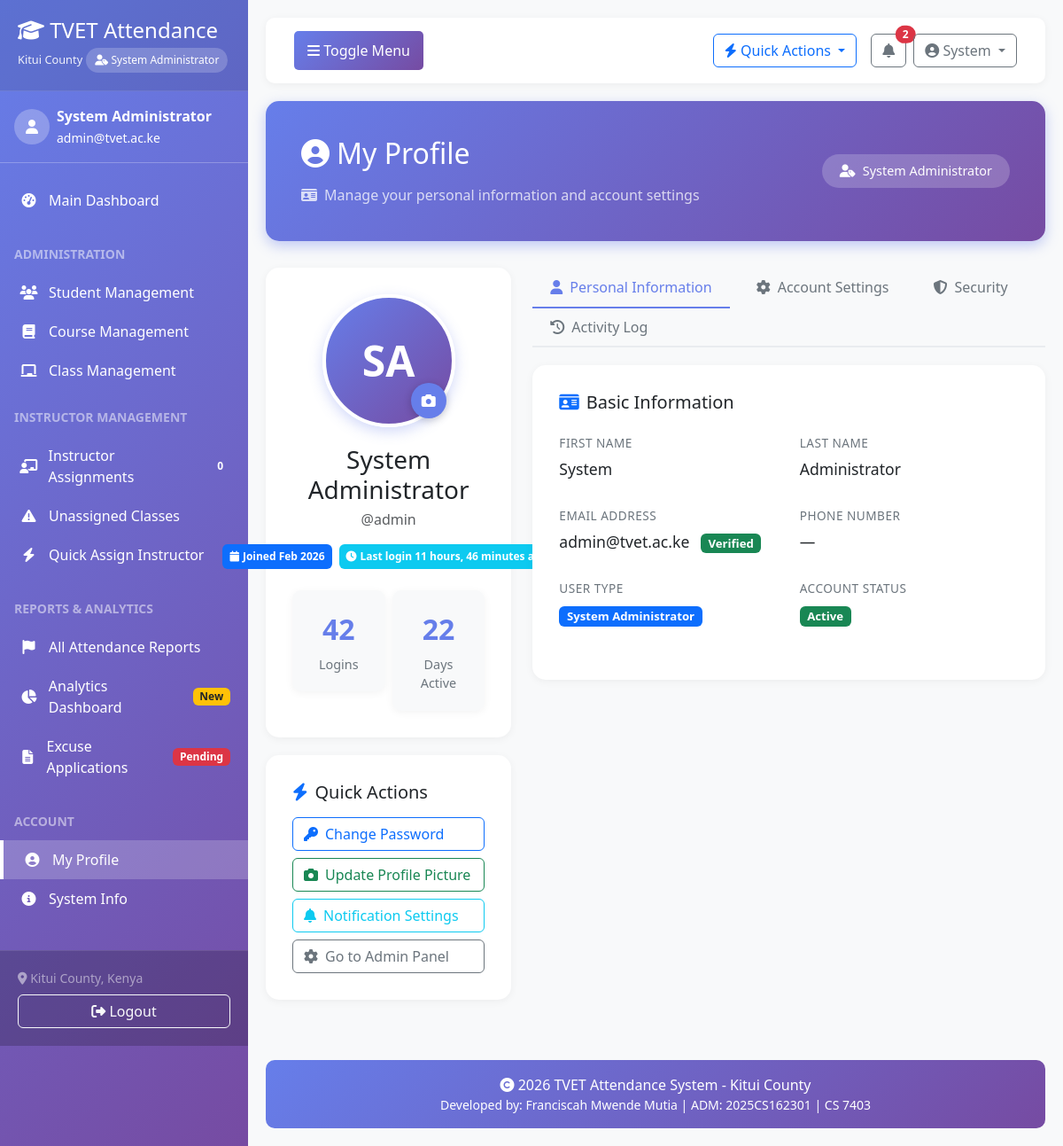
The app's page /accounts/profile/ (signed in), older data.
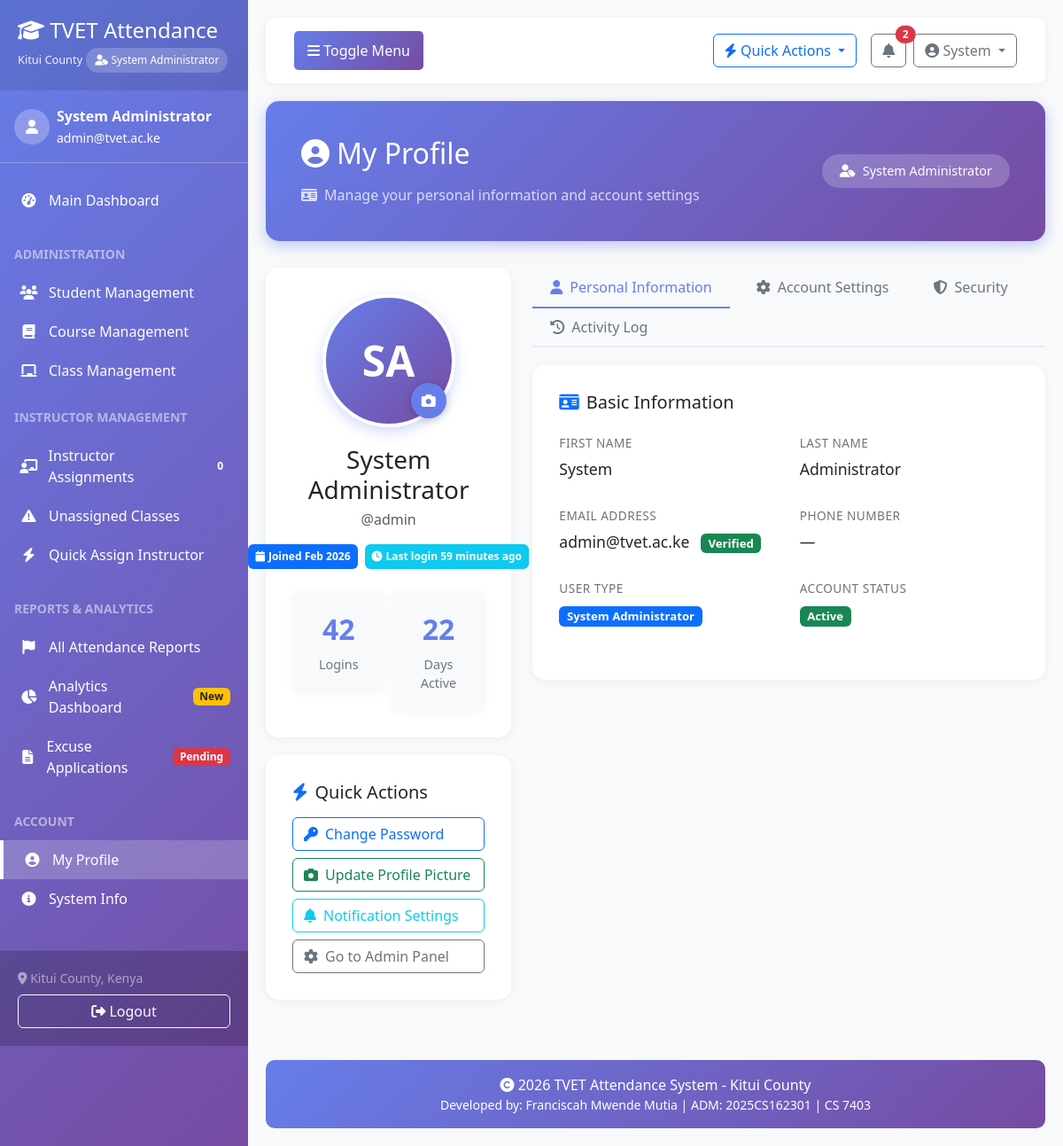
The same page, newer data.
### accounts/models.py (models this page shows, shortened)
class User(AbstractUser):
    USER_TYPE_CHOICES = (
        ('admin', 'System Administrator'),
        ('instructor', 'Instructor/Lecturer'),
        ('student', 'Student'),
        ('registrar', 'Registrar'),
        ('hod', 'Head of Department'),
    )
    ACCOUNT_STATUS_CHOICES = (
        ('pending', 'Pending Approval'),
        ('approved', 'Approved'),
        ('rejected', 'Rejected'),
        ('suspended', 'Suspended'),
    )
    user_type = models.CharField(max_length=20, choices=USER_TYPE_CHOICES, default='student')
    phone_number = models.CharField(max_length=15, blank=True, null=True)
    profile_picture = models.ImageField(upload_to='profile_pics/', blank=True, null=True)
    department = models.CharField(max_length=100, blank=True, null=True)
    account_status = models.CharField(max_length=20, choices=ACCOUNT_STATUS_CHOICES, default='pending')
    approved_by = models.ForeignKey('self', on_delete=models.SET_NULL, null=True, blank=True, related_name='approved_users')
    approved_at = models.DateTimeField(null=True, blank=True)
    rejection_reason = models.TextField(blank=True, null=True)
    created_at = models.DateTimeField(auto_now_add=True)
    updated_at = models.DateTimeField(auto_now=True)
    def approve(self, admin_user):
        """Approve this user account"""
        self.account_status = 'approved'
        self.approved_by = admin_user
        self.approved_at = timezone.now()
        self.is_active = True
        self.save()
    class Meta:
        verbose_name = 'User'
        verbose_name_plural = 'Users'
        permissions = [
            ('approve_users', 'Can approve user accounts'),
            ('manage_users', 'Can manage all users'),
        ]

### accounts/views.py (the view)
# urls.py: path('profile/', views.profile_view, name='profile'),
@login_required
def profile_view(request):
    if request.method == 'POST':
        form = ProfileUpdateForm(request.POST, request.FILES, instance=request.user)
        if form.is_valid():
            form.save()
            messages.success(request, 'Your profile has been updated successfully!')
            return redirect('profile')
    else:
        form = ProfileUpdateForm(instance=request.user)
    context = {
        'form': form,
        'user': request.user,
    }
    return render(request, 'accounts/profile.html', context)

### templates/accounts/profile.html (shortened to what the changed rows need)
{% extends 'base.html' %}
{% load static %}
{% block content %}
<div class="profile-header">
    <div class="row align-items-center">
        <div class="col-md-8">
            <h1 class="h2 mb-3">
                <i class="fas fa-user-circle me-2"></i>My Profile
            </h1>
        </div>
        <div class="col-md-4 text-md-end">
            <span class="badge-role">
                <i class="fas fa-user-tag me-2"></i>{{ user.get_user_type_display|default:user.user_type|title }}
            </span>
        </div>
    </div>
</div>
<div class="row">
    <div class="col-md-4">
        <div class="profile-card text-center">
            <div class="profile-picture-container">
                {% if user.profile_picture %}
                    <img src="{{ user.profile_picture.url }}" alt="Profile" class="profile-picture">
                {% else %}
                    <div class="profile-picture-placeholder">
                        {{ user.first_name|first|upper }}{{ user.last_name|first|upper }}
                    </div>
                {% endif %}
                <a href="#" class="edit-profile-btn" data-bs-toggle="modal" data-bs-target="#uploadPictureModal">
                    <i class="fas fa-camera"></i>
                </a>
            </div>
            <h3 class="mb-1">{{ user.get_full_name }}</h3>
            <p class="text-muted mb-3">@{{ user.username }}</p>
            <div class="d-flex justify-content-center gap-2 mb-4">
                <span class="badge bg-primary p-2">
                    <i class="fas fa-calendar me-1"></i>Joined {{ user.date_joined|date:"M Y" }}
                </span>
                <span class="badge bg-info p-2">
                    <i class="fas fa-clock me-1"></i>Last login {{ user.last_login|timesince }} ago
                </span>
            </div>
            <div class="row g-2">
                <div class="col-6">
                </div>
                <div class="col-6">
                </div>
            </div>
        </div>
    </div>
    <div class="col-md-8">
        <div class="tab-content">
            <div class="tab-pane fade show active" id="personal">
                <div class="profile-card">
                    <div class="row">
                        <div class="col-md-6">
                            <div class="info-label">First Name</div>
                            <div class="info-value">{{ user.first_name|default:"—" }}</div>
                        </div>
                        <div class="col-md-6">
                            <div class="info-label">Last Name</div>
                            <div class="info-value">{{ user.last_name|default:"—" }}</div>
                        </div>
                    </div>
                    <div class="row">
                        <div class="col-md-6">
                            <div class="info-label">Email Address</div>
                            <div class="info-value">
                                {{ user.email|default:"—" }}
                                {% if user.email %}
                                    <span class="badge bg-success ms-2">Verified</span>
                                {% endif %}
                            </div>
                        </div>
                        <div class="col-md-6">
                            <div class="info-label">Phone Number</div>
                            <div class="info-value">{{ user.phone_number|default:"—" }}</div>
                        </div>
                    </div>
                    <div class="row">
                        <div class="col-md-6">
                            <div class="info-value">
                                <span class="badge bg-primary">{{ user.get_user_type_display|default:user.user_type|title }}</span>
                            </div>
                        </div>
                    </div>
                </div>
            </div>
        </div>
    </div>
</div>
{% endblock %}

### templates/base.html (shortened to what the changed rows need)
<!DOCTYPE html>
<html lang="en">
<head>
    <link href="https://cdn.jsdelivr.net/npm/bootstrap@5.3.0-alpha1/dist/css/bootstrap.min.css" rel="stylesheet">
    <link rel="stylesheet" href="https://cdnjs.cloudflare.com/ajax/libs/font-awesome/6.4.0/css/all.min.css">
    <link href="https://cdn.jsdelivr.net/npm/select2@4.1.0-rc.0/dist/css/select2.min.css" rel="stylesheet" />
    <link href="https://cdn.jsdelivr.net/npm/select2-bootstrap-5-theme@1.3.0/dist/select2-bootstrap-5-theme.min.css" rel="stylesheet" />
</head>
<body>
    <div id="wrapper">
        <nav id="sidebar">
            <div class="sidebar-header">
                <h3><i class="fas fa-graduation-cap"></i> TVET Attendance</h3>
                <small>Kitui County</small>
                {% if user.is_authenticated %}
                    <div class="role-badge">
                        <i class="fas fa-user-tag"></i>
                        {{ user.get_user_type_display|default:user.user_type|title }}
                    </div>
                {% endif %}
            </div>
            {% if user.is_authenticated %}
            <div class="px-3 py-3 border-bottom border-white border-opacity-25">
                <div class="d-flex align-items-center">
                    {% if user.profile_picture %}
                        <img src="{{ user.profile_picture.url }}" alt="Profile" class="rounded-circle me-2" width="40" height="40">
                    {% else %}
                        <div class="rounded-circle bg-white bg-opacity-25 d-flex align-items-center justify-content-center me-2" style="width: 40px; height: 40px;">
                            <i class="fas fa-user text-white"></i>
                        </div>
                    {% endif %}
                    <div>
                        <div class="fw-bold">{{ user.get_full_name|default:user.username }}</div>
                        <small>{{ user.email }}</small>
                    </div>
                </div>
            </div>
            <ul class="components list-unstyled">
                <li class="{% if request.resolver_match.url_name == 'dashboard' %}active{% endif %}">
                    <a href="{% url 'dashboard' %}">
                        <i class="fas fa-tachometer-alt"></i>
                        <span>Main Dashboard</span>
                    </a>
                </li>
                {% if user.user_type == 'admin' or user.user_type == 'registrar' or user.user_type == 'hod' or user.is_superuser %}
                <li class="mt-3 px-3">
                    <small class="text-uppercase text-white-50 fw-bold">Administration</small>
                </li>
                <li class="{% if 'students' in request.path %}active{% endif %}">
                    <a href="{% url 'students:list' %}">
                        <i class="fas fa-users"></i>
                        <span>Student Management</span>
                    </a>
                </li>
                <li class="{% if 'courses' in request.path and not 'classes' in request.path and not 'instructor-assignments' in request.path %}active{% endif %}">
                    <a href="{% url 'courses:list' %}">
                        <i class="fas fa-book"></i>
                        <span>Course Management</span>
                    </a>
                </li>
                <li class="{% if 'classes' in request.path and not 'instructor-assignments' in request.path %}active{% endif %}">
                    <a href="{% url 'courses:class_list' %}">
                        <i class="fas fa-chalkboard"></i>
                        <span>Class Management</span>
                    </a>
                </li>
                <li class="mt-2 px-3">
                    <small class="text-uppercase text-white-50 fw-bold">Instructor Management</small>
                </li>
                <li class="{% if 'instructor-assignments' in request.path %}active{% endif %}">
                    <a href="{% url 'courses:manage_instructor_assignments' %}">
                        <i class="fas fa-chalkboard-teacher"></i>
                        <span>Instructor Assignments</span>
                        <span class="badge bg-info" id="unassigned-count-badge">0</span>
                    </a>
                </li>
                <li>
                    <a href="{% url 'courses:class_list' %}?instructor__isnull=true">
                        <i class="fas fa-exclamation-triangle"></i>
                        <span>Unassigned Classes</span>
                    </a>
                </li>
                <li>
                    <a href="#" data-bs-toggle="modal" data-bs-target="#quickAssignModal">
                        <i class="fas fa-bolt"></i>
                        <span>Quick Assign Instructor</span>
                    </a>
                </li>
                <li class="mt-3 px-3">
                    <small class="text-uppercase text-white-50 fw-bold">Reports & Analytics</small>
                </li>
                <li>
                    <a href="{% url 'attendance:report' %}">
                        <i class="fas fa-flag"></i>
                        <span>All Attendance Reports</span>
                    </a>
                </li>
                <li>
                    <a href="{% url 'reports:dashboard' %}">
                        <i class="fas fa-chart-pie"></i>
                        <span>Analytics Dashboard</span>
                        <span class="badge bg-warning text-dark">New</span>
                    </a>
                </li>
                <li>
                    <a href="{% url 'attendance:excuse_list' %}">
                        <i class="fas fa-file-alt"></i>
                        <span>Excuse Applications</span>
                        <span class="badge bg-danger">Pending</span>
                    </a>
                </li>
                {% endif %}
                <li class="mt-3 px-3">
                    <small class="text-uppercase text-white-50 fw-bold">Account</small>
                </li>
                <li class="{% if 'profile' in request.path %}active{% endif %}">
                    <a href="{% url 'profile' %}">
                        <i class="fas fa-user-circle"></i>
                        <span>My Profile</span>
                    </a>
                </li>
                <li>
                    <a href="{% url 'dashboard' %}#system-info">
                        <i class="fas fa-info-circle"></i>
                        <span>System Info</span>
                    </a>
                </li>
            </ul>
            <div class="sidebar-footer">
                <div class="text-white-50 small mb-2">
                    <i class="fas fa-map-marker-alt"></i> Kitui County, Kenya
                </div>
                <form method="post" action="{% url 'logout' %}" class="d-inline">
                    <button type="submit" class="btn btn-outline-light w-100">
                        <i class="fas fa-sign-out-alt"></i> Logout
                    </button>
                </form>
            </div>
            {% endif %}
        </nav>
        <div id="content">
            <nav class="navbar navbar-expand-lg navbar-custom">
                <div class="container-fluid">
                    <div class="ms-auto d-flex align-items-center">
                        {% if user.is_authenticated %}
                            <div class="dropdown me-3">
                                <button class="btn btn-outline-primary dropdown-toggle" type="button" data-bs-toggle="dropdown">
                                    <i class="fas fa-bolt"></i> Quick Actions
                                </button>
                            </div>
                            <div class="dropdown me-2">
                                <button class="btn btn-outline-secondary position-relative" type="button" data-bs-toggle="dropdown">
                                    <i class="fas fa-bell"></i>
                                    <span class="position-absolute top-0 start-100 translate-middle badge rounded-pill bg-danger" id="notification-count">
                                    </span>
                                </button>
                            </div>
                            <div class="dropdown">
                                <button class="btn btn-outline-secondary dropdown-toggle" type="button" data-bs-toggle="dropdown">
                                    <i class="fas fa-user-circle"></i> {{ user.get_short_name }}
                                </button>
                            </div>
                        {% endif %}
                    </div>
                </div>
            </nav>
            {% block content %}{% endblock %}
        </div>
    </div>
</body>
</html>

Row changes from the older to the newer data that the page shows:
changed User "System Administrator": last_login "11 hours, 46 minutes" → "59 minutes"
